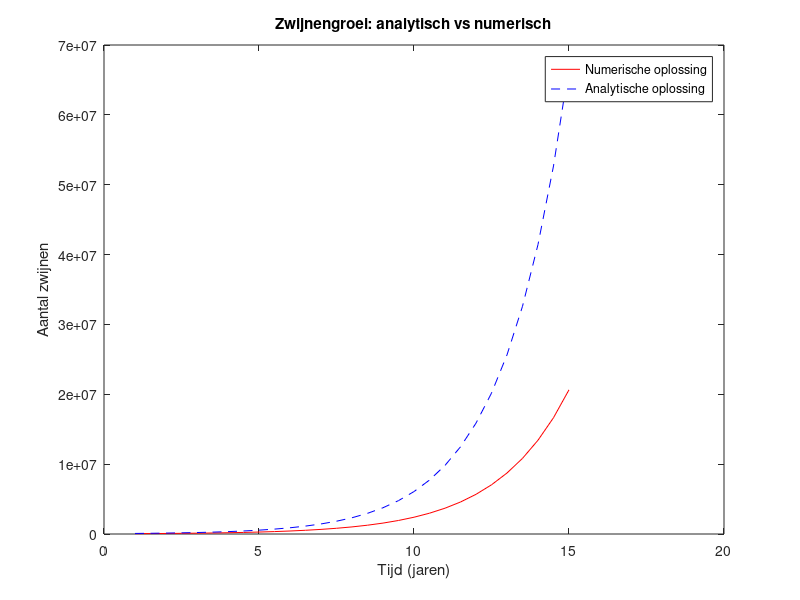

Reproduce this figure in MATLAB.
clc
clearvars
close all
%% NUMERISCHE OPLOSSING
% Gegevens
r = 0.48;   % Groeisnelheid 
dt = 0.5;   % Tijdsstap [jaar]
tijd = [1:dt:15];  % Tijdsperiode waarover gekeken wordt [jaar]
N = zeros(1, numel(tijd));  %Preallocation
N(1) = 50000;    % Startpopulatie

% Berekening
for t = 2:numel(tijd)
    dN = r.*N(t-1).*dt;
    N(t) = N(t-1) + dN;
end

%% ANALYTISCHE OPLOSSING
% Gegevens
N0 = 50000;

% Berekening
Nt = exp(r.*tijd + log(N0));

%% AFBEELDING
plot(tijd, N, '-r', tijd, Nt,'--b')
xlabel('Tijd (jaren)')
ylabel('Aantal zwijnen')
title('Zwijnengroei: analytisch vs numerisch')
legend('Numerische oplossing', 'Analytische oplossing')

